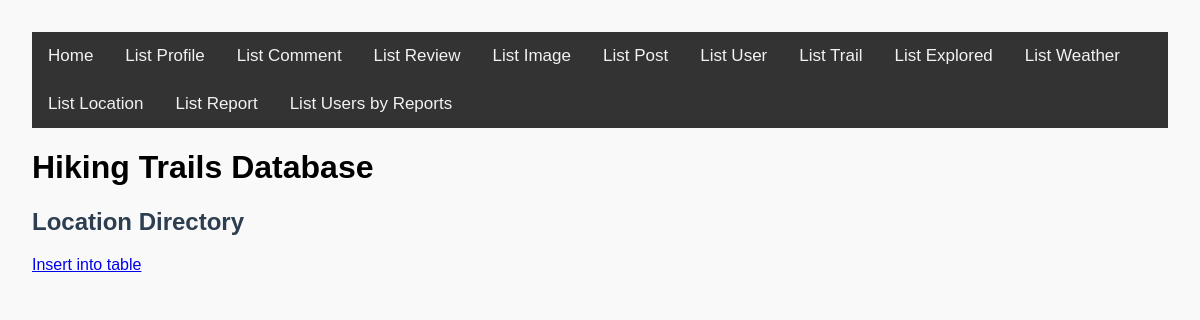
Before: /list_location.php with the older database file.
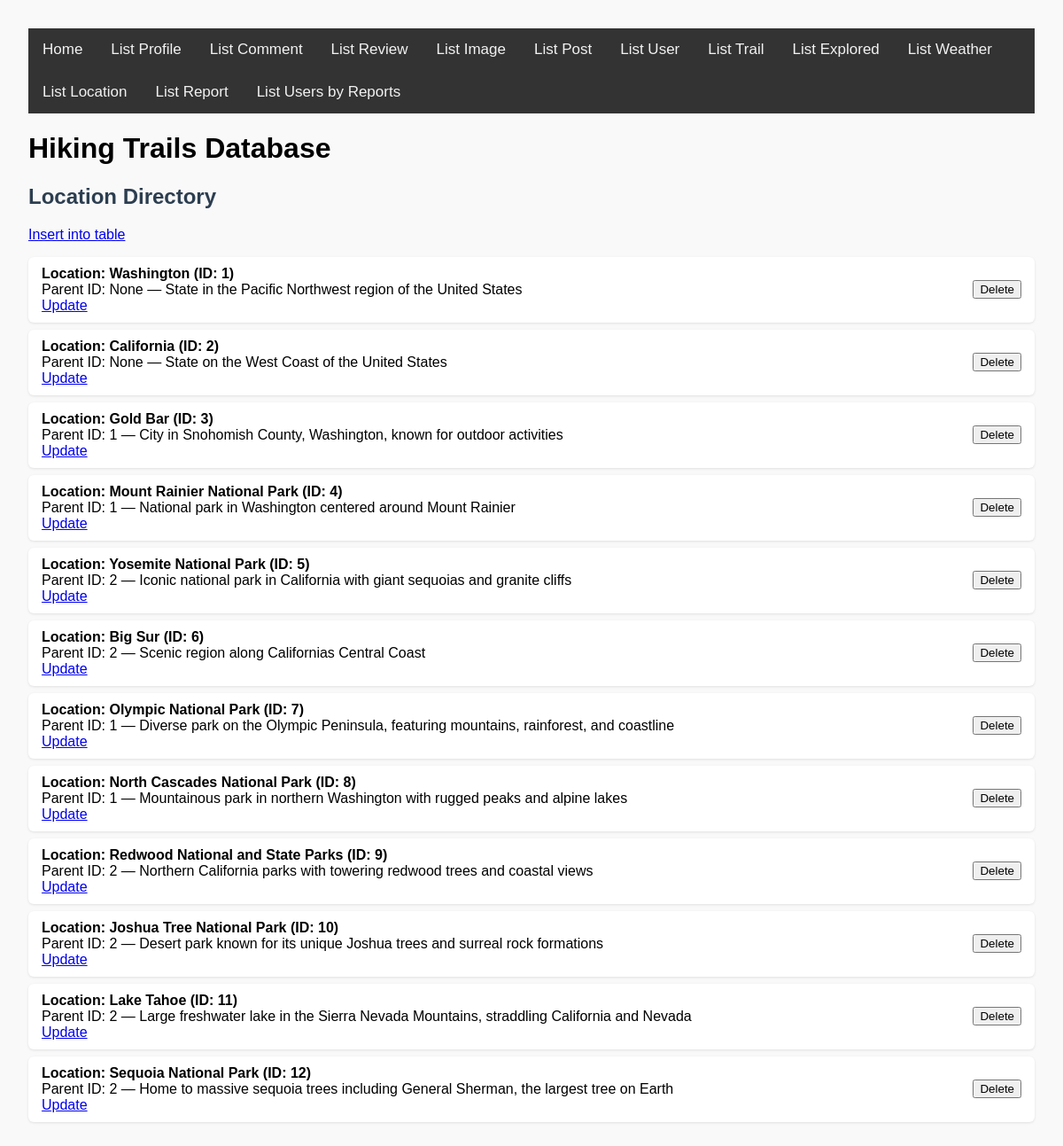
After: the same page with the newer database file.
### tables this page shows
CREATE TABLE `location` (
  `LocationID` int(11) NOT NULL AUTO_INCREMENT PRIMARY KEY,
  `ParentLocationID` int(11) default NULL,
  `Name` text NOT NULL,
  `Description` text NOT NULL,
  FOREIGN KEY (`ParentLocationID`) REFERENCES `location`(`LocationID`) ON DELETE CASCADE
);

### list_location.php (the view, shortened to what this page needs)
<?php
require_once 'render.php';
?>
<!DOCTYPE html>
<html lang="en">
<head>
    <link rel="stylesheet" href="base.css">
</head>
<body>
<?php require_once 'header.inc.php'; ?>
<div>
    <h2>Location Directory</h2>
    <a href="./insert.php?table=location">Insert into table</a>
    <?php
    $conn = new mysqli($servername, $username, $password, $database, $port, $socket);
    $sql = "SELECT LocationID, ParentLocationID, Name, Description FROM location";
    $stmt = $conn->prepare($sql);
    $stmt->execute();
    $location_id = $parent_location_id = $name = $description = null;
    render_rows(
        $stmt,
        function ($location_id, $parent_location_id, $name, $description) {
            $title = get_row_title("Location: $name (ID: $location_id)");
            $sub = get_row_sub("Parent ID: " . ($parent_location_id ?? "None") . " — $description");
            $edit_link = "<a href='update_location.php?location_id=$location_id' class='edit-link'>Update</a>";
            return "$title<br>$sub<br>$edit_link";
        },
        "LocationID",
        "location",
        false,
        $location_id, $parent_location_id, $name, $description
    );
    ?>
</div>
</body>
</html>

### render.php (shortened to what this page needs)
<?php
function render_rows(
    mysqli_stmt $stmt,
    callable $get_row_func,
    string $primary_key_column,
    string $table_name,
    bool $is_composite = false,
    &$bound_var,
    &...$bound_vars
): void {
    $stmt->execute();
    $stmt->bind_result($bound_var, ...$bound_vars);
    $rows = [];
    while ($stmt->fetch()) {
        $row = [$bound_var];
        foreach ($bound_vars as $var) {
            $row[] = $var;
        }
        $rows[] = $row;
    }
    echo "<ul class='row-list'>";
    foreach ($rows as $row_data) {
        $clean_var = htmlspecialchars($row_data[0]);
        $form_fields = "";
        $row_id = $clean_var;
        echo "<li style='display: flex; justify-content: space-between; align-items: center; flex-direction: row;'>
            <div>" . $get_row_func(...$row_data) . "</div>";
        if (!empty($primary_key_column)) {
            echo "<form method='POST' style='margin-left: 1em;' onsubmit=\"return confirm('Delete this row?');\">
                <input type='hidden' name='row_id' value='" . $row_id . "'>
                <input type='hidden' name='table' value='" . $table_name . "'>
                $form_fields
                <button type='submit' class='delete-btn'>Delete</button>
            </form>";
        }
        echo "</li>";
    }
    echo "</ul>";
}
function get_row_title(string $column_data): string {
    return "<strong>" . $column_data . "</strong>";
}
function get_row_sub(string $column_data): string {
    return  $column_data;
}
?>

Changed rows visible on the page:
added location: column_data "Location: Washington (ID: 1)", sub "Parent ID: None — State in the Pacific Northwest region of the United States"
added location: column_data "Location: California (ID: 2)", sub "Parent ID: None — State on the West Coast of the United States"
added location: column_data "Location: Gold Bar (ID: 3)", sub "Parent ID: 1 — City in Snohomish County, Washington, known for outdoor activities"
added location: column_data "Location: Mount Rainier National Park (ID: 4)", sub "Parent ID: 1 — National park in Washington centered around Mount Rainier"
added location: column_data "Location: Yosemite National Park (ID: 5)", sub "Parent ID: 2 — Iconic national park in California with giant sequoias and granite cliffs"
added location: column_data "Location: Big Sur (ID: 6)", sub "Parent ID: 2 — Scenic region along Californias Central Coast"
added location: column_data "Location: Olympic National Park (ID: 7)", sub "Parent ID: 1 — Diverse park on the Olympic Peninsula, featuring mountains, rainforest, and coastline"
added location: column_data "Location: North Cascades National Park (ID: 8)", sub "Parent ID: 1 — Mountainous park in northern Washington with rugged peaks and alpine lakes"
added location: column_data "Location: Redwood National and State Parks (ID: 9)", sub "Parent ID: 2 — Northern California parks with towering redwood trees and coastal views"
added location: column_data "Location: Joshua Tree National Park (ID: 10)", sub "Parent ID: 2 — Desert park known for its unique Joshua trees and surreal rock formations"
added location: column_data "Location: Lake Tahoe (ID: 11)", sub "Parent ID: 2 — Large freshwater lake in the Sierra Nevada Mountains, straddling California and Nevada"
added location: column_data "Location: Sequoia National Park (ID: 12)", sub "Parent ID: 2 — Home to massive sequoia trees including General Sherman, the largest tree on Earth"
